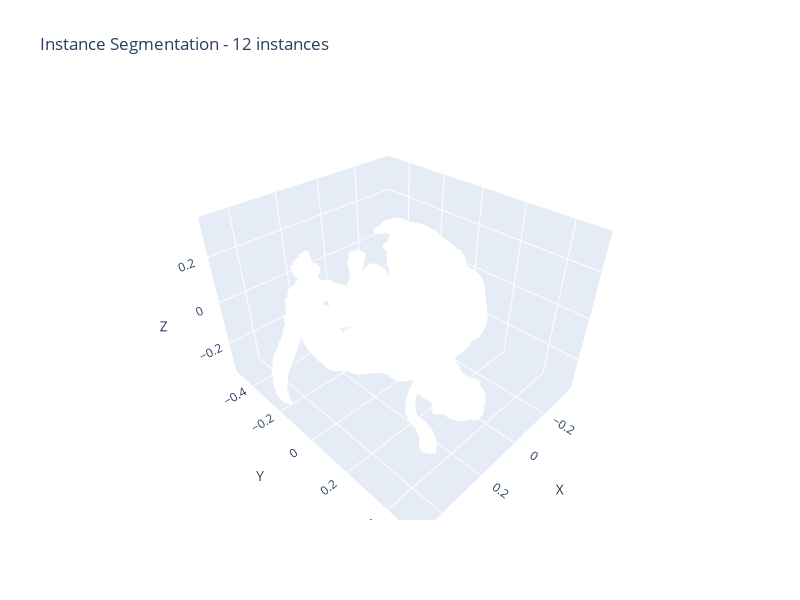

Source (notebook cell):
### Code cell
# Visualize instance segmentation
fig = visualize_mesh_plotly(mesh, vertex_colors=instance_labels,
                            title=f"Instance Segmentation - {len(np.unique(instance_labels))} instances")
fig.show()

### Figure 1 — Plotly figure (JSON) as saved in the notebook; plotly's stock layout.template omitted (floating-point values rounded to 4 significant figures; data arrays with more than 128 entries replaced by an {"elided": "..."} marker saying what was removed)
{"data": [{"i": {"elided": "35900 int values"}, "j": {"elided": "35900 int values"}, "k": {"elided": "35900 int values"}, "opacity": 1, "showscale": false, "type": "mesh3d", "vertexcolor": {"elided": "35900x3 int values"}, "x": {"elided": "20784 float values"}, "y": {"elided": "20784 float values"}, "z": {"elided": "20784 float values"}}], "layout": {"height": 600, "scene": {"aspectmode": "data", "xaxis": {"title": {"text": "X"}}, "yaxis": {"title": {"text": "Y"}}, "zaxis": {"title": {"text": "Z"}}}, "title": {"text": "Instance Segmentation - 12 instances"}, "width": 800}}
